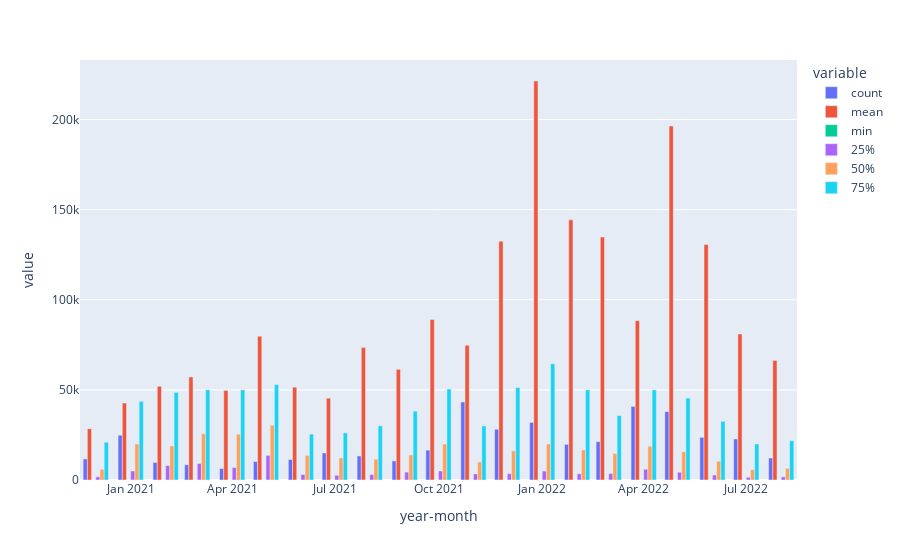

Notebook code for this chart:
### Code cell
fig = px.bar(pdf_txn_monthly_stats, x='year-month', y=["count","mean","min","25%","50%","75%"], barmode='group')
fig.show()

### Figure 1 — Plotly figure (JSON) as saved in the notebook; plotly's stock layout.template omitted (floating-point values rounded to 4 significant figures)
{"data": [{"alignmentgroup": "True", "hovertemplate": "variable=count<br>year-month=%{x}<br>value=%{y}<extra></extra>", "legendgroup": "count", "marker": {"color": "#636efa", "pattern": {"shape": ""}}, "name": "count", "offsetgroup": "count", "orientation": "v", "showlegend": true, "textposition": "auto", "type": "bar", "x": ["2020-12", "2021-01", "2021-02", "2021-03", "2021-04", "2021-05", "2021-06", "2021-07", "2021-08", "2021-09", "2021-10", "2021-11", "2021-12", "2022-01", "2022-02", "2022-03", "2022-04", "2022-05", "2022-06", "2022-07", "2022-08"], "xaxis": "x", "y": [11683, 24855, 9768, 8443, 6369, 10210, 11324, 14983, 13352, 10593, 16580, 43292, 28161, 31931, 19770, 21266, 40872, 37948, 23679, 22771, 12209], "yaxis": "y"}, {"alignmentgroup": "True", "hovertemplate": "variable=mean<br>year-month=%{x}<br>value=%{y}<extra></extra>", "legendgroup": "mean", "marker": {"color": "#EF553B", "pattern": {"shape": ""}}, "name": "mean", "offsetgroup": "mean", "orientation": "v", "showlegend": true, "textposition": "auto", "type": "bar", "x": ["2020-12", "2021-01", "2021-02", "2021-03", "2021-04", "2021-05", "2021-06", "2021-07", "2021-08", "2021-09", "2021-10", "2021-11", "2021-12", "2022-01", "2022-02", "2022-03", "2022-04", "2022-05", "2022-06", "2022-07", "2022-08"], "xaxis": "x", "y": [28430.0, 42730.0, 52010.0, 57190.0, 49710.0, 79780.0, 51530.0, 45400.0, 73480.0, 61410.0, 89090.0, 74710.0, 132500.0, 221400.0, 144300.0, 134800.0, 88350.0, 196400.0, 130600.0, 80980.0, 66360.0], "yaxis": "y"}, {"alignmentgroup": "True", "hovertemplate": "variable=min<br>year-month=%{x}<br>value=%{y}<extra></extra>", "legendgroup": "min", "marker": {"color": "#00cc96", "pattern": {"shape": ""}}, "name": "min", "offsetgroup": "min", "orientation": "v", "showlegend": true, "textposition": "auto", "type": "bar", "x": ["2020-12", "2021-01", "2021-02", "2021-03", "2021-04", "2021-05", "2021-06", "2021-07", "2021-08", "2021-09", "2021-10", "2021-11", "2021-12", "2022-01", "2022-02", "2022-03", "2022-04", "2022-05", "2022-06", "2022-07", "2022-08"], "xaxis": "x", "y": [0, 0, 0, 0, 0, 0, 0, 0, 0, 0, 0, 0, 0, 0, 0, 0, 0, 0, 0, 0, 0], "yaxis": "y"}, {"alignmentgroup": "True", "hovertemplate": "variable=25%<br>year-month=%{x}<br>value=%{y}<extra></extra>", "legendgroup": "25%", "marker": {"color": "#ab63fa", "pattern": {"shape": ""}}, "name": "25%", "offsetgroup": "25%", "orientation": "v", "showlegend": true, "textposition": "auto", "type": "bar", "x": ["2020-12", "2021-01", "2021-02", "2021-03", "2021-04", "2021-05", "2021-06", "2021-07", "2021-08", "2021-09", "2021-10", "2021-11", "2021-12", "2022-01", "2022-02", "2022-03", "2022-04", "2022-05", "2022-06", "2022-07", "2022-08"], "xaxis": "x", "y": [1741.0, 5000, 7983.0, 9146.0, 6900.0, 13650.0, 3062.0, 2620.0, 3000, 4397.0, 5000, 3375.0, 3500, 4943.0, 3456.0, 3584.0, 5950, 4323.0, 2755.0, 1536.0, 1735.0], "yaxis": "y"}, {"alignmentgroup": "True", "hovertemplate": "variable=50%<br>year-month=%{x}<br>value=%{y}<extra></extra>", "legendgroup": "50%", "marker": {"color": "#FFA15A", "pattern": {"shape": ""}}, "name": "50%", "offsetgroup": "50%", "orientation": "v", "showlegend": true, "textposition": "auto", "type": "bar", "x": ["2020-12", "2021-01", "2021-02", "2021-03", "2021-04", "2021-05", "2021-06", "2021-07", "2021-08", "2021-09", "2021-10", "2021-11", "2021-12", "2022-01", "2022-02", "2022-03", "2022-04", "2022-05", "2022-06", "2022-07", "2022-08"], "xaxis": "x", "y": [5957.0, 20000, 18900.0, 25690.0, 25390.0, 30350.0, 13640.0, 12240.0, 11540.0, 13940.0, 19950.0, 10000, 16160.0, 20020.0, 16670.0, 14700.0, 18750.0, 15680.0, 10440.0, 5753.0, 6476.0], "yaxis": "y"}, {"alignmentgroup": "True", "hovertemplate": "variable=75%<br>year-month=%{x}<br>value=%{y}<extra></extra>", "legendgroup": "75%", "marker": {"color": "#19d3f3", "pattern": {"shape": ""}}, "name": "75%", "offsetgroup": "75%", "orientation": "v", "showlegend": true, "textposition": "auto", "type": "bar", "x": ["2020-12", "2021-01", "2021-02", "2021-03", "2021-04", "2021-05", "2021-06", "2021-07", "2021-08", "2021-09", "2021-10", "2021-11", "2021-12", "2022-01", "2022-02", "2022-03", "2022-04", "2022-05", "2022-06", "2022-07", "2022-08"], "xaxis": "x", "y": [20980.0, 43630.0, 48610.0, 50050.0, 50000, 52890.0, 25440.0, 26160.0, 30080.0, 38210.0, 50470.0, 30000, 51310.0, 64490.0, 49970.0, 35750.0, 49980.0, 45470.0, 32560.0, 20000, 21780.0], "yaxis": "y"}], "layout": {"barmode": "group", "legend": {"title": {"text": "variable"}, "tracegroupgap": 0}, "margin": {"t": 60}, "xaxis": {"anchor": "y", "domain": [0, 1], "title": {"text": "year-month"}}, "yaxis": {"anchor": "x", "domain": [0, 1], "title": {"text": "value"}}}}
